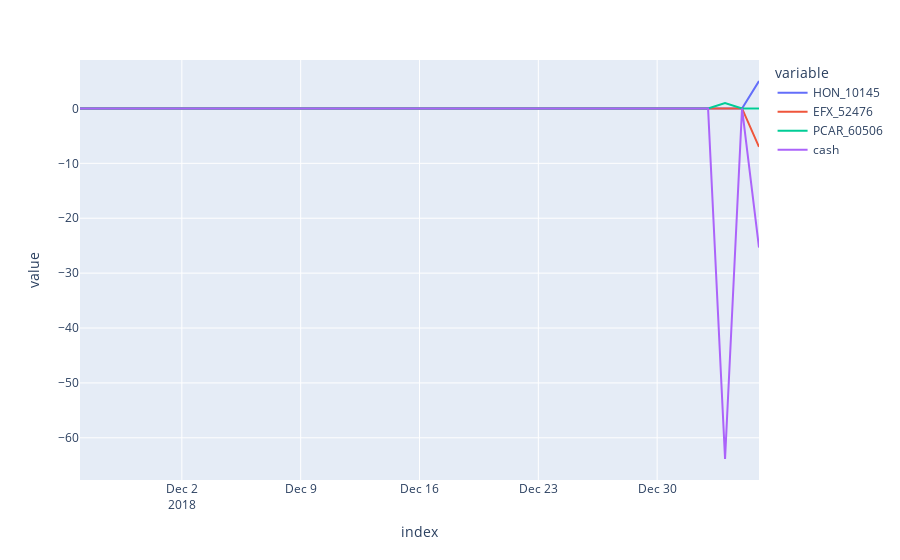

Notebook code for this chart:
### Code cell
px.line(simulator.historical_trades)

### Figure 1 — Plotly figure (JSON) as saved in the notebook; plotly's stock layout.template omitted (floating-point values rounded to 4 significant figures)
{"data": [{"hovertemplate": "variable=HON_10145<br>index=%{x}<br>value=%{y}<extra></extra>", "legendgroup": "HON_10145", "line": {"color": "#636efa", "dash": "solid"}, "marker": {"symbol": "circle"}, "mode": "lines", "name": "HON_10145", "orientation": "v", "showlegend": true, "type": "scatter", "x": ["2018-11-26T00:00:00", "2018-11-27T00:00:00", "2018-11-28T00:00:00", "2018-11-29T00:00:00", "2018-11-30T00:00:00", "2018-12-03T00:00:00", "2018-12-04T00:00:00", "2018-12-05T00:00:00", "2018-12-06T00:00:00", "2018-12-07T00:00:00", "2018-12-10T00:00:00", "2018-12-11T00:00:00", "2018-12-12T00:00:00", "2018-12-13T00:00:00", "2018-12-14T00:00:00", "2018-12-17T00:00:00", "2018-12-18T00:00:00", "2018-12-19T00:00:00", "2018-12-20T00:00:00", "2018-12-21T00:00:00", "2018-12-24T00:00:00", "2018-12-25T00:00:00", "2018-12-26T00:00:00", "2018-12-27T00:00:00", "2018-12-28T00:00:00", "2018-12-31T00:00:00", "2019-01-01T00:00:00", "2019-01-02T00:00:00", "2019-01-03T00:00:00", "2019-01-04T00:00:00", "2019-01-05T00:00:00"], "xaxis": "x", "y": [0, 0, 0, 0, 0, 0, 0, 0, 0, 0, 0, 0, 0, 0, 0, 0, 0, 0, 0, 0, 0, 0, 0, 0, 0, 0, 0, 0, 0, 0, 5], "yaxis": "y"}, {"hovertemplate": "variable=EFX_52476<br>index=%{x}<br>value=%{y}<extra></extra>", "legendgroup": "EFX_52476", "line": {"color": "#EF553B", "dash": "solid"}, "marker": {"symbol": "circle"}, "mode": "lines", "name": "EFX_52476", "orientation": "v", "showlegend": true, "type": "scatter", "x": ["2018-11-26T00:00:00", "2018-11-27T00:00:00", "2018-11-28T00:00:00", "2018-11-29T00:00:00", "2018-11-30T00:00:00", "2018-12-03T00:00:00", "2018-12-04T00:00:00", "2018-12-05T00:00:00", "2018-12-06T00:00:00", "2018-12-07T00:00:00", "2018-12-10T00:00:00", "2018-12-11T00:00:00", "2018-12-12T00:00:00", "2018-12-13T00:00:00", "2018-12-14T00:00:00", "2018-12-17T00:00:00", "2018-12-18T00:00:00", "2018-12-19T00:00:00", "2018-12-20T00:00:00", "2018-12-21T00:00:00", "2018-12-24T00:00:00", "2018-12-25T00:00:00", "2018-12-26T00:00:00", "2018-12-27T00:00:00", "2018-12-28T00:00:00", "2018-12-31T00:00:00", "2019-01-01T00:00:00", "2019-01-02T00:00:00", "2019-01-03T00:00:00", "2019-01-04T00:00:00", "2019-01-05T00:00:00"], "xaxis": "x", "y": [0, 0, 0, 0, 0, 0, 0, 0, 0, 0, 0, 0, 0, 0, 0, 0, 0, 0, 0, 0, 0, 0, 0, 0, 0, 0, 0, 0, 0, 0, -7], "yaxis": "y"}, {"hovertemplate": "variable=PCAR_60506<br>index=%{x}<br>value=%{y}<extra></extra>", "legendgroup": "PCAR_60506", "line": {"color": "#00cc96", "dash": "solid"}, "marker": {"symbol": "circle"}, "mode": "lines", "name": "PCAR_60506", "orientation": "v", "showlegend": true, "type": "scatter", "x": ["2018-11-26T00:00:00", "2018-11-27T00:00:00", "2018-11-28T00:00:00", "2018-11-29T00:00:00", "2018-11-30T00:00:00", "2018-12-03T00:00:00", "2018-12-04T00:00:00", "2018-12-05T00:00:00", "2018-12-06T00:00:00", "2018-12-07T00:00:00", "2018-12-10T00:00:00", "2018-12-11T00:00:00", "2018-12-12T00:00:00", "2018-12-13T00:00:00", "2018-12-14T00:00:00", "2018-12-17T00:00:00", "2018-12-18T00:00:00", "2018-12-19T00:00:00", "2018-12-20T00:00:00", "2018-12-21T00:00:00", "2018-12-24T00:00:00", "2018-12-25T00:00:00", "2018-12-26T00:00:00", "2018-12-27T00:00:00", "2018-12-28T00:00:00", "2018-12-31T00:00:00", "2019-01-01T00:00:00", "2019-01-02T00:00:00", "2019-01-03T00:00:00", "2019-01-04T00:00:00", "2019-01-05T00:00:00"], "xaxis": "x", "y": [0, 0, 0, 0, 0, 0, 0, 0, 0, 0, 0, 0, 0, 0, 0, 0, 0, 0, 0, 0, 0, 0, 0, 0, 0, 0, 0, 0, 1, 0, 0], "yaxis": "y"}, {"hovertemplate": "variable=cash<br>index=%{x}<br>value=%{y}<extra></extra>", "legendgroup": "cash", "line": {"color": "#ab63fa", "dash": "solid"}, "marker": {"symbol": "circle"}, "mode": "lines", "name": "cash", "orientation": "v", "showlegend": true, "type": "scatter", "x": ["2018-11-26T00:00:00", "2018-11-27T00:00:00", "2018-11-28T00:00:00", "2018-11-29T00:00:00", "2018-11-30T00:00:00", "2018-12-03T00:00:00", "2018-12-04T00:00:00", "2018-12-05T00:00:00", "2018-12-06T00:00:00", "2018-12-07T00:00:00", "2018-12-10T00:00:00", "2018-12-11T00:00:00", "2018-12-12T00:00:00", "2018-12-13T00:00:00", "2018-12-14T00:00:00", "2018-12-17T00:00:00", "2018-12-18T00:00:00", "2018-12-19T00:00:00", "2018-12-20T00:00:00", "2018-12-21T00:00:00", "2018-12-24T00:00:00", "2018-12-25T00:00:00", "2018-12-26T00:00:00", "2018-12-27T00:00:00", "2018-12-28T00:00:00", "2018-12-31T00:00:00", "2019-01-01T00:00:00", "2019-01-02T00:00:00", "2019-01-03T00:00:00", "2019-01-04T00:00:00", "2019-01-05T00:00:00"], "xaxis": "x", "y": [0, 0, 0, 0, 0, 0, 0, 0, 0, 0, 0, 0, 0, 0, 0, 0, 0, 0, 0, 0, 0, 0, 0, 0, 0, 0, 0, 0, -63.86, 0, -25.35], "yaxis": "y"}], "layout": {"legend": {"title": {"text": "variable"}, "tracegroupgap": 0}, "margin": {"t": 60}, "xaxis": {"anchor": "y", "domain": [0, 1], "title": {"text": "index"}}, "yaxis": {"anchor": "x", "domain": [0, 1], "title": {"text": "value"}}}}
